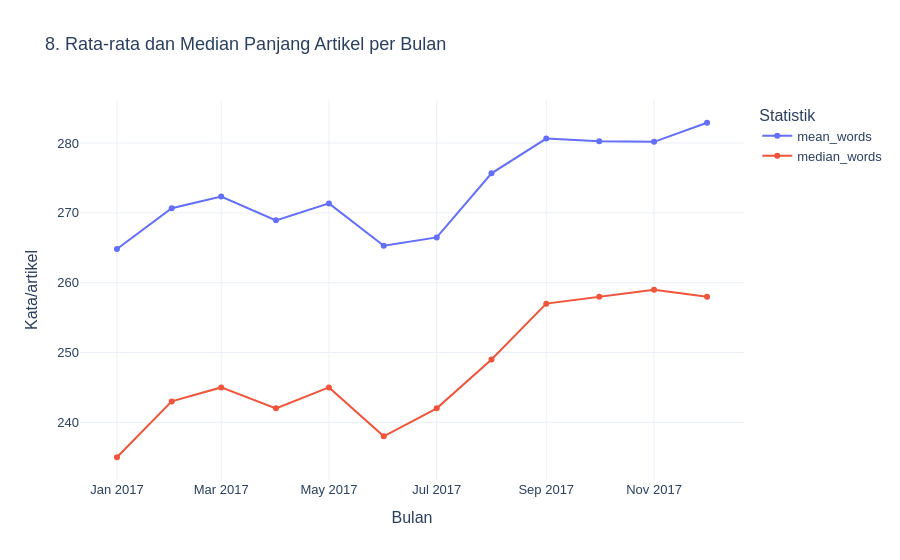

Notebook code cell kept with this figure:
### Markdown cell above
## 8. Rata-rata dan Median Panjang Artikel per Bulan

Kedua statistik memakai jumlah kata asli. Hover juga mencantumkan proporsi flag outlier.

### Code cell
length_monthly = connection.execute("""
    SELECT month AS bulan, COUNT(*) AS artikel, AVG(word_count) AS mean_words,
           MEDIAN(word_count) AS median_words,
           100.0 * COUNT(*) FILTER (WHERE is_length_outlier) / COUNT(*) AS outlier_percent
    FROM news GROUP BY month ORDER BY month
""").df()
length_monthly['label_bulan'] = pd.to_datetime(length_monthly['bulan']).dt.strftime('%Y-%m')
length_long = length_monthly.melt(id_vars=['label_bulan', 'artikel', 'outlier_percent'],
                                 value_vars=['mean_words', 'median_words'],
                                 var_name='statistik', value_name='jumlah_kata')
fig = px.line(length_long, x='label_bulan', y='jumlah_kata', color='statistik', markers=True,
              hover_data=['artikel', 'outlier_percent'],
              labels={'label_bulan': 'Bulan', 'jumlah_kata': 'Kata/artikel', 'statistik': 'Statistik'},
              title='8. Rata-rata dan Median Panjang Artikel per Bulan')
show_and_save(fig, '08_monthly_article_length')

### Figure 1 — Plotly figure (JSON) as saved in the notebook; plotly's stock layout.template omitted (floating-point values rounded to 4 significant figures)
{"data": [{"customdata": [[44470.0, 4.574], [40810.0, 4.514], [44350.0, 4.929], [41040.0, 4.605], [43080.0, 4.642], [39220.0, 4.615], [43660.0, 4.29], [46740.0, 4.997], [25180.0, 4.163], [29780.0, 4.311], [30130.0, 4.02], [26900.0, 4.776]], "hovertemplate": "Statistik=mean_words<br>Bulan=%{x}<br>Kata/artikel=%{y}<br>artikel=%{customdata[0]}<br>outlier_percent=%{customdata[1]}<extra></extra>", "legendgroup": "mean_words", "line": {"color": "#636efa", "dash": "solid"}, "marker": {"symbol": "circle"}, "mode": "lines+markers", "name": "mean_words", "orientation": "v", "showlegend": true, "type": "scatter", "x": ["2017-01", "2017-02", "2017-03", "2017-04", "2017-05", "2017-06", "2017-07", "2017-08", "2017-09", "2017-10", "2017-11", "2017-12"], "xaxis": "x", "y": [264.8, 270.7, 272.3, 268.9, 271.4, 265.3, 266.5, 275.7, 280.6, 280.3, 280.2, 282.9], "yaxis": "y"}, {"customdata": [[44470.0, 4.574], [40810.0, 4.514], [44350.0, 4.929], [41040.0, 4.605], [43080.0, 4.642], [39220.0, 4.615], [43660.0, 4.29], [46740.0, 4.997], [25180.0, 4.163], [29780.0, 4.311], [30130.0, 4.02], [26900.0, 4.776]], "hovertemplate": "Statistik=median_words<br>Bulan=%{x}<br>Kata/artikel=%{y}<br>artikel=%{customdata[0]}<br>outlier_percent=%{customdata[1]}<extra></extra>", "legendgroup": "median_words", "line": {"color": "#EF553B", "dash": "solid"}, "marker": {"symbol": "circle"}, "mode": "lines+markers", "name": "median_words", "orientation": "v", "showlegend": true, "type": "scatter", "x": ["2017-01", "2017-02", "2017-03", "2017-04", "2017-05", "2017-06", "2017-07", "2017-08", "2017-09", "2017-10", "2017-11", "2017-12"], "xaxis": "x", "y": [235.0, 243.0, 245.0, 242.0, 245.0, 238.0, 242.0, 249.0, 257.0, 258.0, 259.0, 258.0], "yaxis": "y"}], "layout": {"font": {"family": "Arial", "size": 13}, "hovermode": "closest", "legend": {"title": {"text": "Statistik"}, "tracegroupgap": 0}, "title": {"text": "8. Rata-rata dan Median Panjang Artikel per Bulan"}, "xaxis": {"anchor": "y", "domain": [0, 1], "title": {"text": "Bulan"}}, "yaxis": {"anchor": "x", "domain": [0, 1], "title": {"text": "Kata/artikel"}}}}
